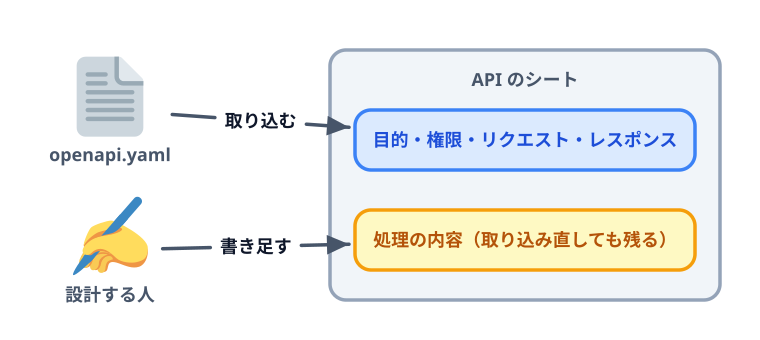

Reproduce this figure in Python.
import sys, os
sys.path.insert(0, os.path.expanduser("~/.claude/skills/genfig"))
from genfig import Canvas


c = Canvas(760, 340)
yaml = c.node(110, 110, "openapi.yaml", emoji_cp="1f4c4", label_scale="label")
person = c.node(110, 250, "設計する人", emoji_cp="270d", label_scale="label")
c.sticky(330, 50, 390, 250, color="gray")
c.text(525, 86, "API のシート", scale="label")
auto = c.node(525, 140, "目的・権限・リクエスト・レスポンス", shape="sticky", color="blue", w=340, h=60, label_scale="label")
hand = c.node(525, 240, "処理の内容（取り込み直しても残る）", shape="sticky", color="yellow", w=340, h=60, label_scale="label")
c.link(yaml, auto, label="取り込む")
c.link(person, hand, label="書き足す")
c.save("00-thumbnail.svg")
